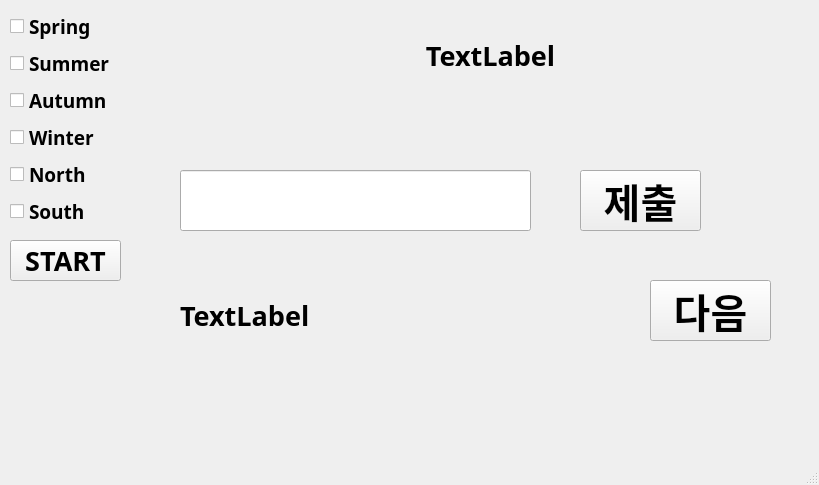
<?xml version="1.0" encoding="UTF-8"?>
<ui version="4.0">
 <class>MainWindow</class>
 <widget class="QMainWindow" name="MainWindow">
  <property name="geometry">
   <rect>
    <x>0</x>
    <y>0</y>
    <width>819</width>
    <height>485</height>
   </rect>
  </property>
  <property name="font">
   <font>
    <family>NanumGothic</family>
    <pointsize>20</pointsize>
    <weight>50</weight>
    <bold>false</bold>
   </font>
  </property>
  <property name="windowTitle">
   <string>MainWindow</string>
  </property>
  <widget class="QWidget" name="centralwidget">
   <widget class="QWidget" name="gridLayoutWidget">
    <property name="geometry">
     <rect>
      <x>10</x>
      <y>10</y>
      <width>121</width>
      <height>217</height>
     </rect>
    </property>
    <layout class="QGridLayout" name="gridLayout">
     <item row="4" column="0">
      <widget class="QCheckBox" name="Northcheck">
       <property name="font">
        <font>
         <family>NanumGothic</family>
         <pointsize>14</pointsize>
         <weight>75</weight>
         <bold>true</bold>
        </font>
       </property>
       <property name="text">
        <string>North</string>
       </property>
      </widget>
     </item>
     <item row="2" column="0">
      <widget class="QCheckBox" name="Autumncheck">
       <property name="font">
        <font>
         <family>NanumGothic</family>
         <pointsize>14</pointsize>
         <weight>75</weight>
         <bold>true</bold>
        </font>
       </property>
       <property name="text">
        <string>Autumn</string>
       </property>
      </widget>
     </item>
     <item row="0" column="0">
      <widget class="QCheckBox" name="Springcheck">
       <property name="font">
        <font>
         <family>NanumGothic</family>
         <pointsize>14</pointsize>
         <weight>75</weight>
         <bold>true</bold>
        </font>
       </property>
       <property name="text">
        <string>Spring</string>
       </property>
      </widget>
     </item>
     <item row="5" column="0">
      <widget class="QCheckBox" name="Southcheck">
       <property name="font">
        <font>
         <family>NanumGothic</family>
         <pointsize>14</pointsize>
         <weight>75</weight>
         <bold>true</bold>
        </font>
       </property>
       <property name="text">
        <string>South</string>
       </property>
      </widget>
     </item>
     <item row="3" column="0">
      <widget class="QCheckBox" name="Wintercheck">
       <property name="font">
        <font>
         <family>NanumGothic</family>
         <pointsize>14</pointsize>
         <weight>75</weight>
         <bold>true</bold>
        </font>
       </property>
       <property name="text">
        <string>Winter</string>
       </property>
      </widget>
     </item>
     <item row="1" column="0">
      <widget class="QCheckBox" name="Summercheck">
       <property name="font">
        <font>
         <family>NanumGothic</family>
         <pointsize>14</pointsize>
         <weight>75</weight>
         <bold>true</bold>
        </font>
       </property>
       <property name="text">
        <string>Summer</string>
       </property>
      </widget>
     </item>
    </layout>
   </widget>
   <widget class="QPushButton" name="startButton">
    <property name="geometry">
     <rect>
      <x>10</x>
      <y>240</y>
      <width>111</width>
      <height>41</height>
     </rect>
    </property>
    <property name="font">
     <font>
      <family>NanumGothic</family>
      <pointsize>20</pointsize>
      <weight>75</weight>
      <bold>true</bold>
     </font>
    </property>
    <property name="text">
     <string>START</string>
    </property>
   </widget>
   <widget class="QLabel" name="QuestionLabel">
    <property name="geometry">
     <rect>
      <x>180</x>
      <y>10</y>
      <width>621</width>
      <height>91</height>
     </rect>
    </property>
    <property name="font">
     <font>
      <family>NanumGothic</family>
      <pointsize>20</pointsize>
      <weight>75</weight>
      <bold>true</bold>
     </font>
    </property>
    <property name="layoutDirection">
     <enum>Qt::LeftToRight</enum>
    </property>
    <property name="text">
     <string>TextLabel</string>
    </property>
    <property name="alignment">
     <set>Qt::AlignCenter</set>
    </property>
    <property name="wordWrap">
     <bool>true</bool>
    </property>
    <property name="indent">
     <number>4</number>
    </property>
   </widget>
   <widget class="QLineEdit" name="Ansinput">
    <property name="geometry">
     <rect>
      <x>180</x>
      <y>170</y>
      <width>351</width>
      <height>61</height>
     </rect>
    </property>
   </widget>
   <widget class="QLabel" name="CheckansLabel">
    <property name="geometry">
     <rect>
      <x>180</x>
      <y>260</y>
      <width>411</width>
      <height>111</height>
     </rect>
    </property>
    <property name="font">
     <font>
      <family>NanumGothic</family>
      <pointsize>20</pointsize>
      <weight>75</weight>
      <bold>true</bold>
     </font>
    </property>
    <property name="text">
     <string>TextLabel</string>
    </property>
    <property name="alignment">
     <set>Qt::AlignLeading|Qt::AlignLeft|Qt::AlignVCenter</set>
    </property>
    <property name="wordWrap">
     <bool>true</bool>
    </property>
   </widget>
   <widget class="QPushButton" name="enteransbutton">
    <property name="geometry">
     <rect>
      <x>580</x>
      <y>170</y>
      <width>121</width>
      <height>61</height>
     </rect>
    </property>
    <property name="font">
     <font>
      <family>NanumGothic</family>
      <pointsize>30</pointsize>
      <weight>75</weight>
      <bold>true</bold>
     </font>
    </property>
    <property name="text">
     <string>제출</string>
    </property>
   </widget>
   <widget class="QPushButton" name="nextbutton">
    <property name="geometry">
     <rect>
      <x>650</x>
      <y>280</y>
      <width>121</width>
      <height>61</height>
     </rect>
    </property>
    <property name="font">
     <font>
      <family>NanumGothic</family>
      <pointsize>30</pointsize>
      <weight>75</weight>
      <bold>true</bold>
     </font>
    </property>
    <property name="text">
     <string>다음</string>
    </property>
   </widget>
  </widget>
  <widget class="QMenuBar" name="menubar">
   <property name="geometry">
    <rect>
     <x>0</x>
     <y>0</y>
     <width>819</width>
     <height>44</height>
    </rect>
   </property>
  </widget>
  <widget class="QStatusBar" name="statusbar"/>
 </widget>
 <resources/>
 <connections/>
</ui>
